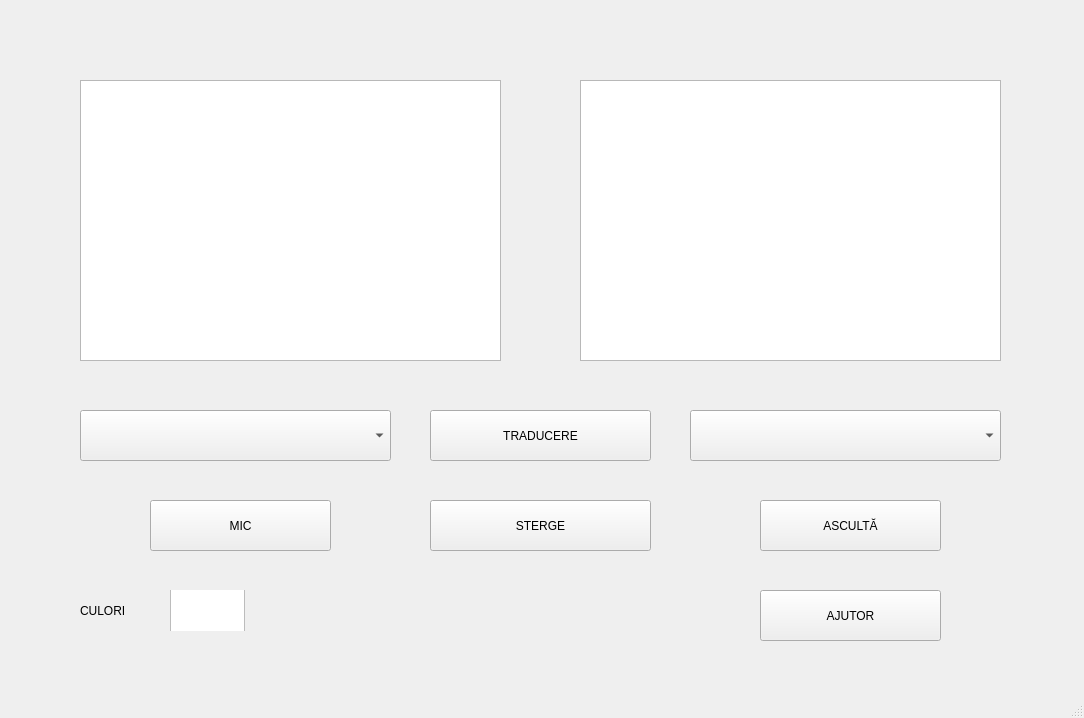
<?xml version="1.0" encoding="UTF-8"?>
<ui version="4.0">
 <class>MainWindow</class>
 <widget class="QMainWindow" name="MainWindow">
  <property name="geometry">
   <rect>
    <x>0</x>
    <y>0</y>
    <width>1084</width>
    <height>718</height>
   </rect>
  </property>
  <property name="minimumSize">
   <size>
    <width>971</width>
    <height>648</height>
   </size>
  </property>
  <property name="cursor">
   <cursorShape>ArrowCursor</cursorShape>
  </property>
  <property name="windowTitle">
   <string>TRADUCERE</string>
  </property>
  <widget class="QWidget" name="centralwidget">
   <widget class="QPushButton" name="pushButton">
    <property name="geometry">
     <rect>
      <x>150</x>
      <y>500</y>
      <width>181</width>
      <height>51</height>
     </rect>
    </property>
    <property name="styleSheet">
     <string notr="true">font: 18pt &quot;Times New Roman&quot;;</string>
    </property>
    <property name="text">
     <string>MIC</string>
    </property>
   </widget>
   <widget class="QPushButton" name="pushButton_2">
    <property name="geometry">
     <rect>
      <x>760</x>
      <y>500</y>
      <width>181</width>
      <height>51</height>
     </rect>
    </property>
    <property name="styleSheet">
     <string notr="true">font: 75 20pt &quot;Times New Roman&quot;;</string>
    </property>
    <property name="text">
     <string>ASCULTĂ</string>
    </property>
   </widget>
   <widget class="QPushButton" name="pushButton_3">
    <property name="geometry">
     <rect>
      <x>430</x>
      <y>410</y>
      <width>221</width>
      <height>51</height>
     </rect>
    </property>
    <property name="styleSheet">
     <string notr="true">font: 75 20pt &quot;Times New Roman&quot;;

QPushButton{
		border-style: outset;
    	border-width: 2px;
   		border-radius: 10px;
   	 	border-color: beige;
   	 	font: bold 14px;
    	min-width: 10em;
    	padding: 6px;
} 


QPushButton:hover
{ 
   		border-style: inset;
}
QPushButton:pressed
{ 
	border-style: inset;
    background: qradialgradient(
        cx: 0.4, cy: -0.1, fx: 0.4, fy: -0.1,
        radius: 1.35, stop: 0 #fff, stop: 1 #ddd
        );
} 
</string>
    </property>
    <property name="text">
     <string>TRADUCERE</string>
    </property>
   </widget>
   <widget class="QPushButton" name="pushButton_4">
    <property name="geometry">
     <rect>
      <x>760</x>
      <y>590</y>
      <width>181</width>
      <height>51</height>
     </rect>
    </property>
    <property name="styleSheet">
     <string notr="true">font: 75 20pt &quot;Times New Roman&quot;;</string>
    </property>
    <property name="text">
     <string>AJUTOR</string>
    </property>
   </widget>
   <widget class="QTextEdit" name="textEdit">
    <property name="geometry">
     <rect>
      <x>80</x>
      <y>80</y>
      <width>421</width>
      <height>281</height>
     </rect>
    </property>
    <property name="styleSheet">
     <string notr="true">font: 20pt &quot;Times New Roman&quot;;</string>
    </property>
   </widget>
   <widget class="QTextEdit" name="textEdit_2">
    <property name="geometry">
     <rect>
      <x>580</x>
      <y>80</y>
      <width>421</width>
      <height>281</height>
     </rect>
    </property>
    <property name="styleSheet">
     <string notr="true">font: 20pt &quot;Times New Roman&quot;;</string>
    </property>
   </widget>
   <widget class="QComboBox" name="comboBox">
    <property name="geometry">
     <rect>
      <x>80</x>
      <y>410</y>
      <width>311</width>
      <height>51</height>
     </rect>
    </property>
    <property name="styleSheet">
     <string notr="true">font: 18pt &quot;Times New Roman&quot;;</string>
    </property>
   </widget>
   <widget class="QComboBox" name="comboBox_2">
    <property name="geometry">
     <rect>
      <x>690</x>
      <y>410</y>
      <width>311</width>
      <height>51</height>
     </rect>
    </property>
    <property name="styleSheet">
     <string notr="true">font: 18pt &quot;Times New Roman&quot;;</string>
    </property>
   </widget>
   <widget class="QPushButton" name="pushButton_5">
    <property name="geometry">
     <rect>
      <x>430</x>
      <y>500</y>
      <width>221</width>
      <height>51</height>
     </rect>
    </property>
    <property name="styleSheet">
     <string notr="true">font: 75 20pt &quot;Times New Roman&quot;;</string>
    </property>
    <property name="text">
     <string>STERGE</string>
    </property>
   </widget>
   <widget class="QCheckBox" name="checkBox">
    <property name="enabled">
     <bool>true</bool>
    </property>
    <property name="geometry">
     <rect>
      <x>170</x>
      <y>590</y>
      <width>101</width>
      <height>41</height>
     </rect>
    </property>
    <property name="cursor">
     <cursorShape>ArrowCursor</cursorShape>
    </property>
    <property name="styleSheet">
     <string notr="true">QCheckBox::indicator{ 	
	width: 75px; 
	height: 75px; 
} 

</string>
    </property>
    <property name="text">
     <string/>
    </property>
    <property name="checked">
     <bool>false</bool>
    </property>
   </widget>
   <widget class="QLabel" name="label">
    <property name="geometry">
     <rect>
      <x>80</x>
      <y>590</y>
      <width>91</width>
      <height>41</height>
     </rect>
    </property>
    <property name="styleSheet">
     <string notr="true">font: 14pt &quot;Times New Roman&quot;;</string>
    </property>
    <property name="text">
     <string>CULORI</string>
    </property>
   </widget>
  </widget>
  <widget class="QStatusBar" name="statusbar"/>
  <action name="actionAbout_QT">
   <property name="text">
    <string>Despre QT</string>
   </property>
  </action>
  <action name="actionDespre_Aplicatie">
   <property name="text">
    <string>Despre Aplicatie</string>
   </property>
  </action>
 </widget>
 <resources>
  <include location="resources/ResourceFile.qrc"/>
 </resources>
 <connections/>
</ui>
